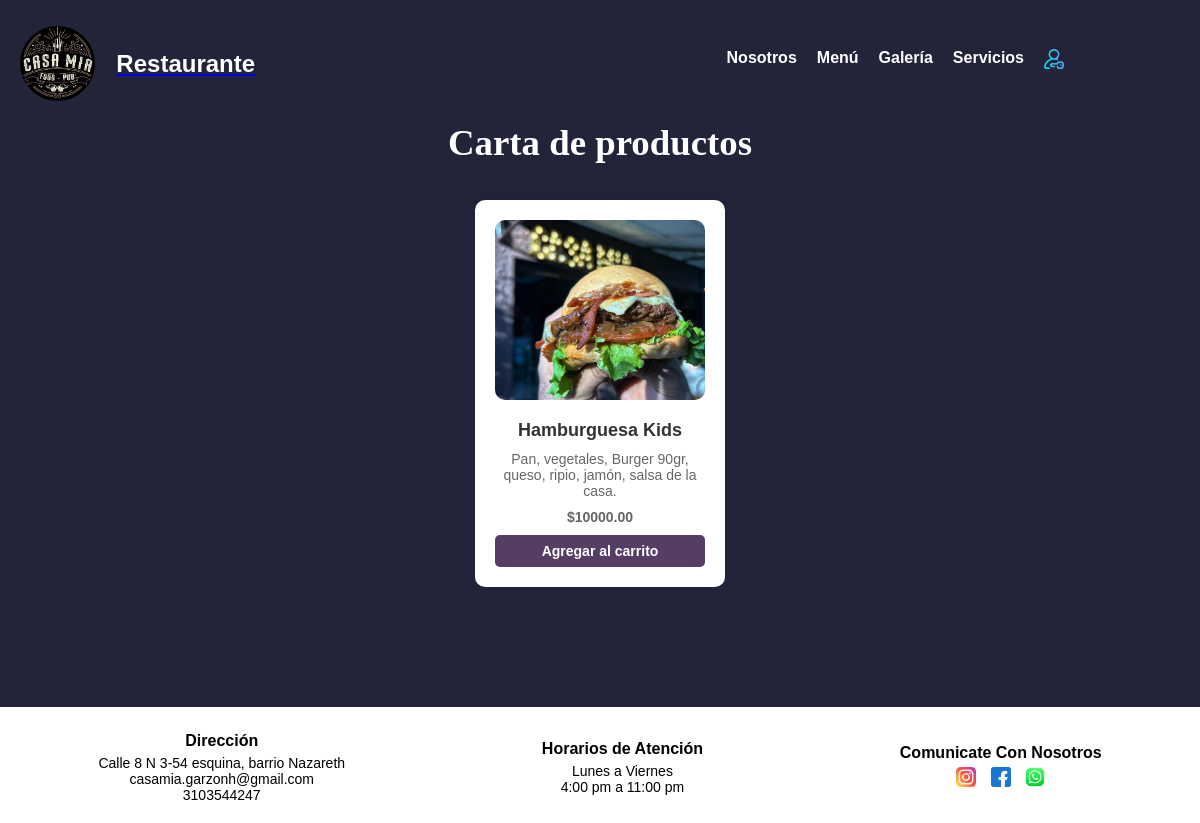
The app's page /productos/, older data.
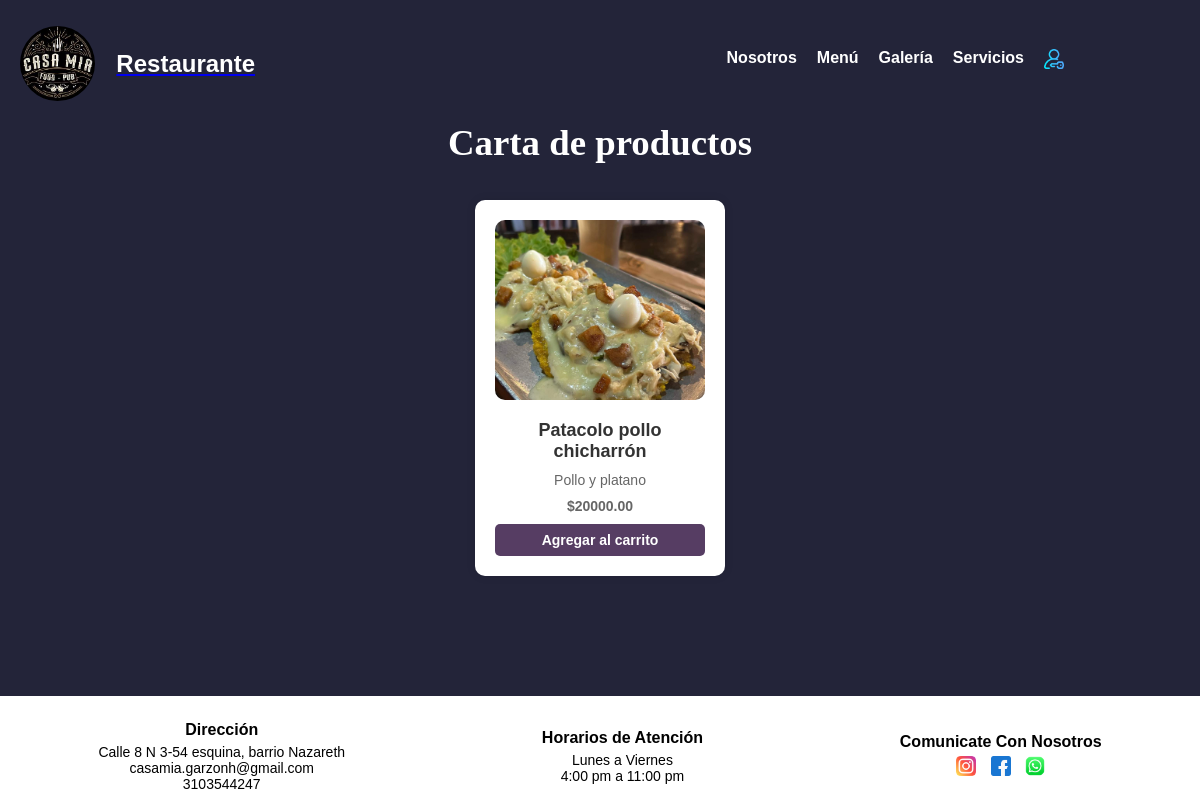
The same page, newer data.
### web/models.py (models this page shows, shortened)
class Producto(models.Model):
    id = models.AutoField(primary_key=True)
    imagen = models.ImageField(upload_to='productos/', blank=True, null=True)
    nombre = models.CharField(max_length=255)
    caracteristicas = models.TextField()
    precio = models.DecimalField(max_digits=10, decimal_places=2)
    cantidad = models.PositiveIntegerField()  # Asegúrate de que este campo esté definido

### web/views.py (the view, shortened to what this page needs)
# urls.py: path('productos/', views.productos, name='productos'),
def productos(request):
    producto_lista = Producto.objects.all()
    return render(request, 'productos.html', {'productos': producto_lista})

### web/templates/productos.html (shortened to what this page needs)
{% extends 'base.html' %}
{% block content %}
{% load static %}
<link rel="stylesheet" href="{% static 'css/productos.css'%}">
<div class="container">
	<h3> Carta de productos</h3>
{% if productos %}
    <div class="productos-container">
        {% for producto in productos %}
            <div class="producto-card">
                {% if producto.imagen %}
                    <img src="{{ producto.imagen.url }}" alt="{{ producto.nombre }}">
                {% else %}
                    <img src="{% static 'img/no-image.png' %}" alt="Sin imagen">
                {% endif %}
                <h2>{{ producto.nombre }}</h2>
                <p>{{ producto.caracteristicas }}</p>
                <p class="precio">${{ producto.precio }}</p>
				<form method="POST" action="{% url 'productos' %}">
					<button type="submit" class="btn w-100" style="background-color: var(--acento); color: var(--texto-claro);">
						Agregar al carrito
					</button>
				</form>
			</div>
        {% endfor %}
    </div>
{% else %}
    <p>No hay productos disponibles.</p>
{% endif %}
{% endblock %}

### web/templates/base.html (shortened to what this page needs)
<!DOCTYPE html>
<html lang="en">
<head>
    {% load static %}
    <link rel="stylesheet" href="{% static 'css/style.css' %}">
    <link rel="stylesheet" href="https://cdnjs.cloudflare.com/ajax/libs/font-awesome/6.0.0-beta3/css/all.min.css">
</head>
<body>
     <header>
         <nav>
             <a href="{% url 'home' %}">
                 <div class="logo">
                     <img src="{% static 'img/CASAMIA.jpeg' %}" alt="Logo Restaurante">
                     <h1 >Restaurante</h1>
                 </div>
             </a>
             <ul class="menu">
                 <li class="dropdown">
                     <a href="{% url 'nosotros' %}">Nosotros</a>
                 </li>
                 <li><a href="{% url 'productos' %}">Menú</a></li>
                 <li><a href="{% url 'galeria' %}">Galería</a></li>
                 <li><a href="{% url 'domicilios' %}">Servicios</a></li>
                 {% if not user.is_authenticated %}
                     <li>
                         <a href="{% url 'login' %}">
                             <img src="{% static 'img/sesion.png' %}" width="20" height="20" alt="Iniciar Sesión">
                         </a>
                     </li>
                 {% endif %}
             </ul>
         </nav>
     </header>
        {% block content %}
        {% endblock %}
    <footer class="footer">
        <div class="footer-container">
            <div>
                <h4>Dirección</h4>
                <p>Calle 8 N 3-54 esquina, barrio Nazareth</p>
                <p>casamia.garzonh@gmail.com</p>
                <p>3103544247</p>
            </div>
            <div>
                <h4>Horarios de Atención</h4>
                <p>Lunes a Viernes</p>
                <p>4:00 pm a 11:00 pm</p>
            </div>
            <div class="social-icons">
                <h4>Comunicate Con Nosotros</h4>
                <a href="https://www.instagram.com/casamiagarzon/"><img src="{% static 'img/instagram.png' %}"  alt="Instagram"></a>
                <a href="https://www.facebook.com/search/top?q=casamia%20garzon"><img src="{% static 'img/facebook.png' %}" alt="Facebook"></a>
                <a href="https://wa.me/message/DQ3EYIZCS24KM1" target="_blank"><img src="{% static 'img/whas.png' %}"></a>
            </div>
        </div>
    </footer>
</body>
</html>

### web/static/css/style.css (style rules this page uses)
* { margin: 0; padding: 0; box-sizing: border-box; }
body { font-family: Arial, sans-serif; background-color: rgba(35, 36, 57, 1); background-repeat: no-repeat; background-attachment: fixed; background-size: cover; }
header { background-color: rgba(35, 36, 57, 1); padding: 20px; }
nav { display: flex; justify-content: space-between; align-items: center; margin-right: 10%; }
.logo { display: flex; align-items: center; gap: 10%; margin-top: 3%; text-align: center; color: #ffffff; text-decoration: none; list-style: none; }
.logo img { border-radius: 50%; height: 75px; }
.menu { list-style: none; display: flex; }
.menu li { margin-left: 20px; }
.menu a { gap: 10%; text-decoration: none; color: #ffffff; font-weight: bold; }
.dropdown { position: relative; }
.footer { height: 30%; position: relative; background-color: #ffffff; color: rgb(0, 0, 0); padding: 10px 0; }
.footer-container { display: flex; justify-content: space-around; align-items: center; padding: 10px 0; }
.footer div { text-align: center; }
.footer h4 { margin: 5px 0; }
.footer p { margin: 0; font-size: 14px; }
.social-icons a { margin: 0 5px; text-decoration: none; }
.social-icons img { width: 20px; height: 20px; }

### web/static/css/productos.css (style rules this page uses)
:root { --acento: #563d63; --texto-claro: #ffffff; --hover-acento: #54276d; }
.productos-container { display: flex; flex-wrap: wrap; justify-content: center; gap: 20px; margin-bottom: 10%; }
.producto-card { background: white; border-radius: 10px; box-shadow: 0 0 10px rgba(0, 0, 0, 0.1); padding: 20px; text-align: center; width: 250px; display: flex; flex-direction: column; }
.producto-card img { width: 100%; height: 180px; object-fit: cover; border-radius: 10px; margin-bottom: 10px; }
.producto-card h2 { font-size: 18px; margin: 10px 0; color: #333; }
.producto-card p { font-size: 14px; color: #666; flex-grow: 1; }
.precio { font-weight: bold; color: #000000; margin: 10px 0; }
.producto-card form { margin-top: auto; }
.btn { display: inline-block; width: 100%; padding: 8px 16px; font-size: 14px; font-weight: bold; text-align: center; text-decoration: none; border: none; border-radius: 5px; background-color: var(--acento); color: var(--texto-claro); transition: all 0.3s ease-in-out; cursor: pointer; }
h3 { font-family: Cambria, Cochin, Georgia, Times, 'Times New Roman', serif; color: #ffffff; font-size: 2.3rem; text-align: center; margin-bottom: 3%; }

Row changes from the older to the newer data that the page shows:
removed Producto: imagen (picture), nombre "Hamburguesa Kids", caracteristicas "Pan, vegetales, Burger 90gr, queso, ripio, jamón, salsa de la casa.", precio "10000.00"
added Producto: imagen (picture), nombre "Patacolo pollo chicharrón", caracteristicas "Pollo y platano", precio "20000.00"
